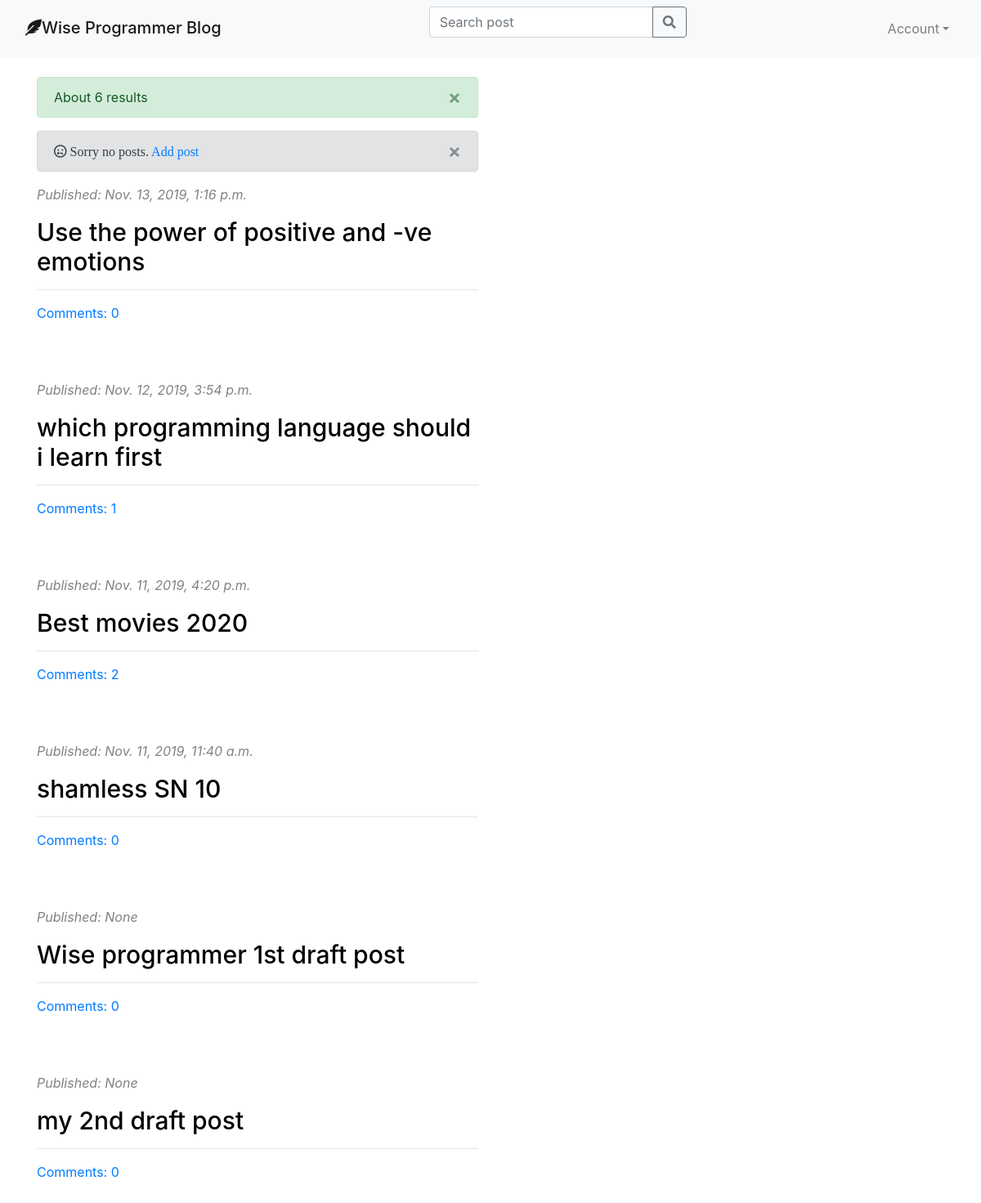
The app's page /post/search/, older data.
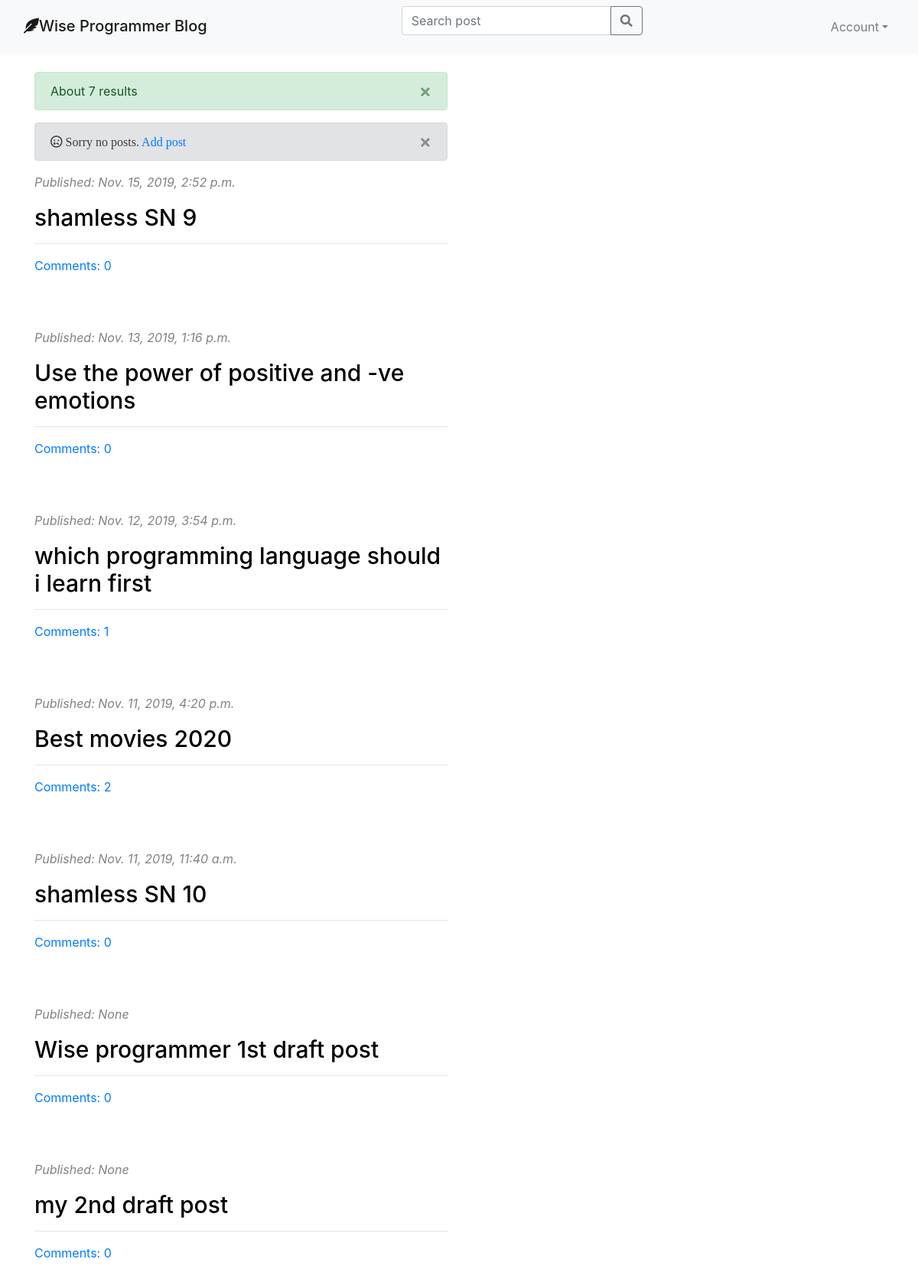
The same page, newer data.
### blog/models.py (models this page shows, shortened)
class Post(models.Model):
    author = models.ForeignKey('auth.User', on_delete=models.CASCADE)
    title = models.CharField(max_length=10000)
    text = models.TextField()
    created_date = models.DateTimeField(default=timezone.now)
    published_date = models.DateTimeField(blank=True, null=True)
    edited_date = models.DateTimeField(blank=True, null=True)
    def approved_comments(self):
        return self.comments.filter(approved=True)
    def __str__(self):
        return self.title

### blog/views.py (the view)
# urls.py: path('post/search/', views.search, name='search'),
def search(request):
    user_query = str(request.GET.get('query', ''))
    search_result = Post.objects.filter(
        title__contains=user_query).order_by('-published_date')
    print(search_result)
    if search_result.count() == 0:
        posts = Post.objects.filter(
            published_date__lte=timezone.now()).order_by('-published_date')
        stuff_for_frontend = {'posts': posts}
        messages.warning(request, 'Results containing ' +
                         user_query + ' Not found, Sorry!')
        return render(request, 'blog/post_list.html', stuff_for_frontend)
    else:
        stuff_for_frontend = {'search_result': search_result}
        post_found = str(search_result.count())
        messages.success(request, 'About '+post_found+' results ')
        return render(request, 'blog/post_list.html', stuff_for_frontend)

### blog/templatetags/markdownify.py (called while the page is built)
@register.filter
def markdown(value):
    renderer = HighlightRenderer()
    markdown = mistune.Markdown(renderer=renderer)
    return markdown(value)

### blog/templates/blog/post_list.html (shortened to what this page needs)
{% extends 'blog/base.html' %} {% load markdownify %}  {% block content%}
{% if posts%}
{% for post in posts %}
<div class="post">
  <div class="date">
    <p><em> Published: {{ post.published_date }} </em></p>
    {% if post.edited_date%}
    <p><em> Edited: {{ post.edited_date }} </em></p>
    {% endif%}
  </div>
  <h1><a href="{% url 'post_detail' pk=post.pk %}">{{ post.title }}</a></h1>
  <div>
    <p>{{ post.text |markdown | safe| truncatechars:50| linebreaksbr }}</p>
  </div>
  <hr />
  <div>
    <a href="{% url 'post_detail' pk=post.pk%}"
      >Comments: {{ post.approved_comments.count }}</a
    >
  </div>
</div>
{% endfor %}
{% else %}
<div class="" >
<div class="alert alert-secondary alert-dismissible fade show" role="alert">
  <i class="far fa-sad-tear"> Sorry no posts.
  <a href="{% url 'post_new' %}">Add post</a>
  </i>
  <button type="button" class="close" data-dismiss="alert" aria-label="Close">
    <span aria-hidden="true">&times;</span>
    </button>
</div>
{% endif %}
{% for post in search_result %}
<div class="post">
  <div class="date">
    <p><em> Published: {{ post.published_date }} </em></p>
  </div>
  <h1><a href="{% url 'post_detail' pk=post.pk %}">{{ post.title }}</a></h1>
  <hr />
  <div>
    <a href="{% url 'post_detail' pk=post.pk%}"
      >Comments: {{ post.approved_comments.count }}</a
    >
  </div>
</div>
{% endfor %} {% endblock %}

Row changes from the older to the newer data that the page shows:
added Post: published_date "Nov. 15, 2019, 2:52 p.m.", title "shamless SN 9", approved_comments.count "0"
Text that changed along with them:
new list line: "× About 7 results"
list line gone: "× About 6 results"
